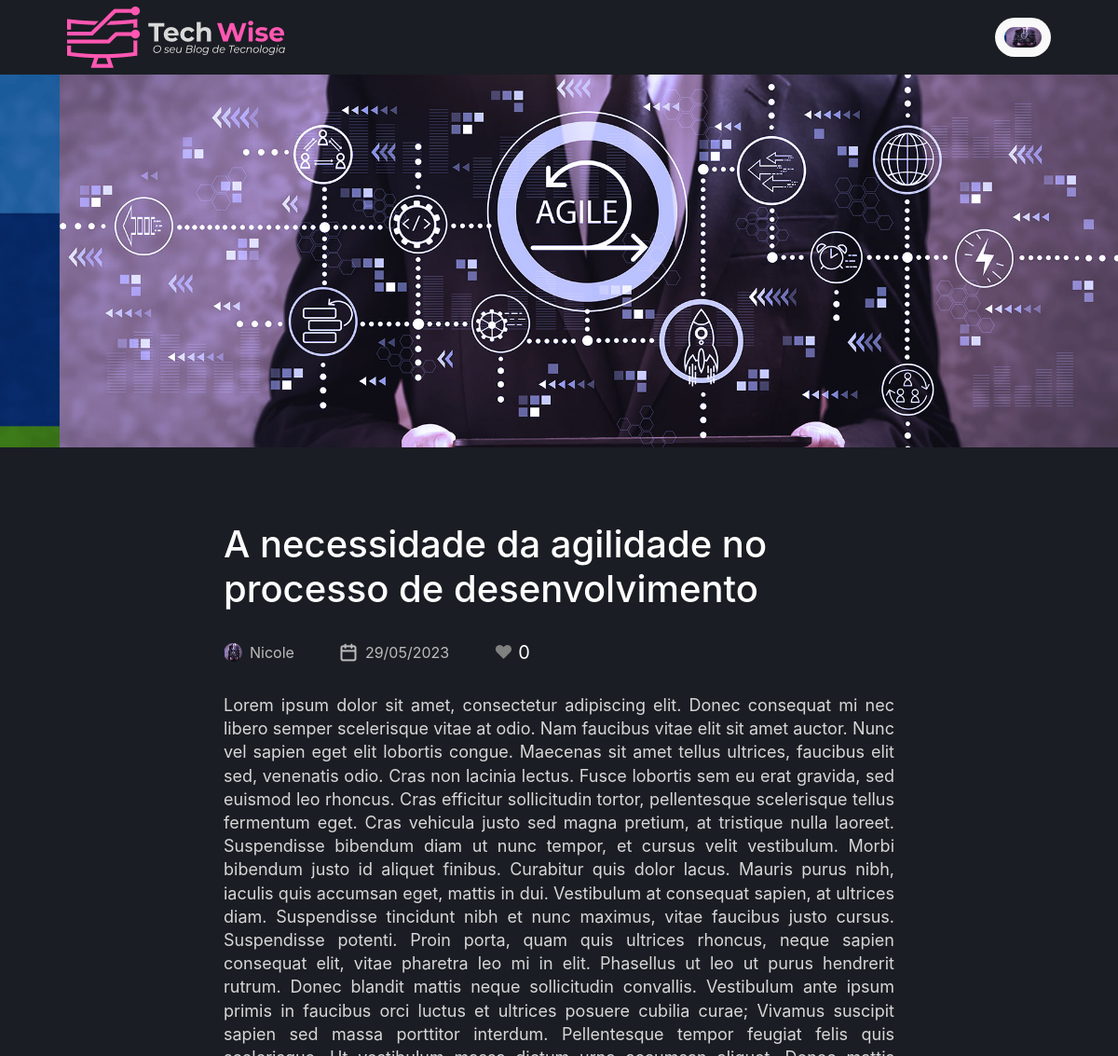
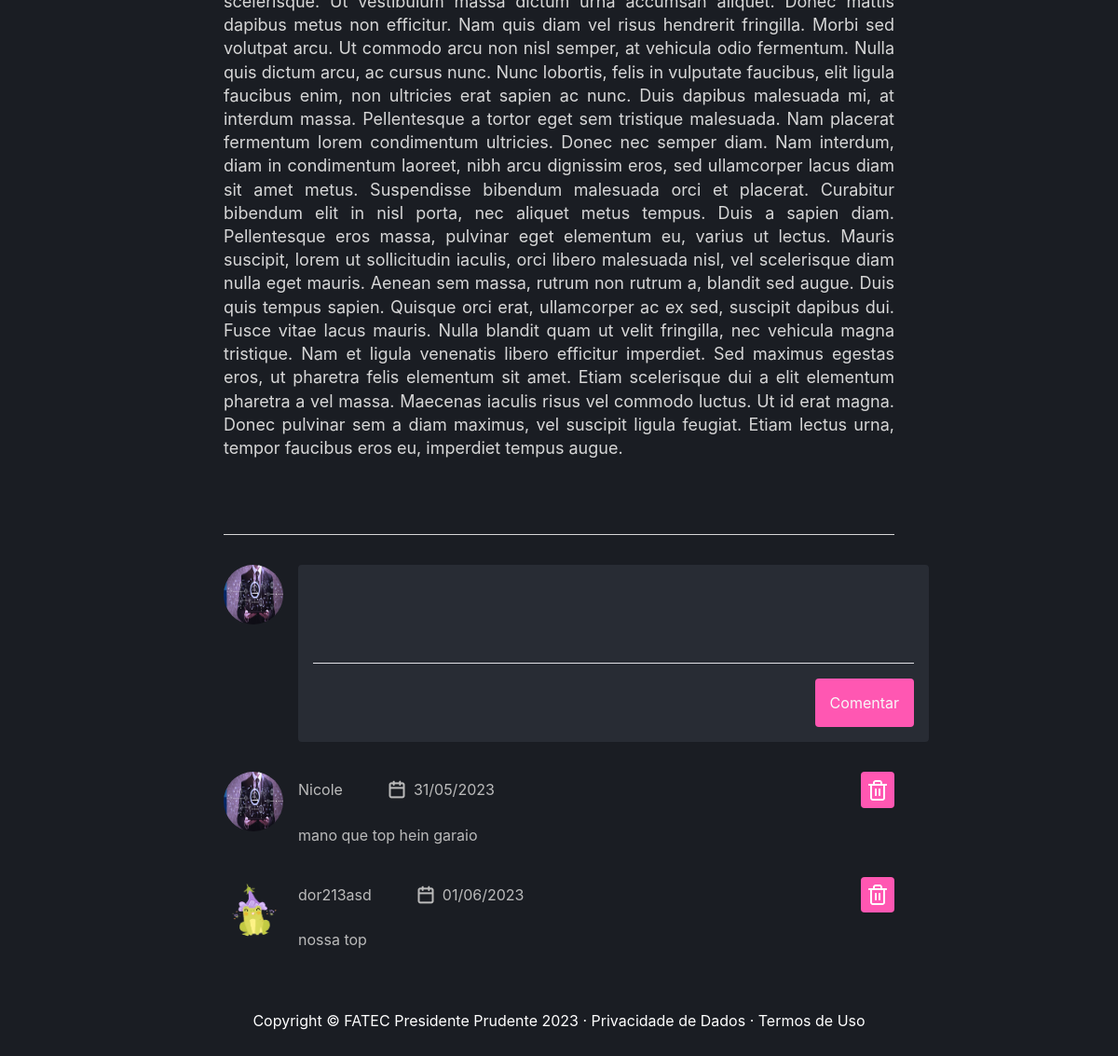
The page /article/detalhes/28 (signed in) on the database its author committed (2 pictures, top to bottom).
### tables this page shows
CREATE TABLE `user` (
  `idUser` int(11) NOT NULL,
  `name` varchar(150) NOT NULL,
  `email` varchar(200) NOT NULL,
  `password` varchar(255) NOT NULL,
  `avatar` varchar(255) DEFAULT NULL,
  `description` text DEFAULT NULL,
  `type` varchar(45) DEFAULT NULL
);

CREATE TABLE `article` (
  `idArticle` int(11) NOT NULL,
  `idUser` int(11) NOT NULL,
  `resume` varchar(250) NOT NULL,
  `text` text NOT NULL,
  `image` varchar(255) NOT NULL,
  `feedback` varchar(255) DEFAULT NULL,
  `status` varchar(255) NOT NULL,
  `idCategory` int(11) NOT NULL,
  `createdAt` date NOT NULL DEFAULT current_timestamp(),
  `title` varchar(100) NOT NULL
);

CREATE TABLE `comment` (
  `idComment` int(11) NOT NULL,
  `text` text NOT NULL,
  `User_idUser` int(11) NOT NULL,
  `Article_idArticle` int(11) NOT NULL,
  `createdAt` datetime NOT NULL DEFAULT current_timestamp()
);

### App/Controllers/ArticleController.php (called while the page is built, shortened)
<?php
class ArticleController extends Controller
{
    public function detalhes($params)
    {
        $idArticle = $params[0];
        $article = new ArticleDAO;
        self::setViewParam('article', $article->getById($idArticle));
        $comment = new CommentDAO;
        self::setViewParam('comments', $comment->getByArticleId($idArticle));
        $user = new UserDAO;
        self::setViewParam('user', $user->getById($_SESSION['idUser']));
        $this->render('/article/detalhes');
    }
}

### index.php (called while the page is built, shortened)
<?php
try {
    $app = new App();
    $app->run();
}catch (\Exception $e){
    $oError = new Erro($e);
    $oError->render();
}

### App/Models/DAO/BaseDAO.php (called while the page is built, shortened)
<?php
abstract class BaseDAO
{
    private $conexao;
    public function __construct()
    {
        $this->conexao = Conexao::getConnection();
    }
    public function select($sql)
    {
        if(!empty($sql))
        {
            return $this->conexao->query($sql);
        }
    }
}

### App/Lib/Conexao.php (called while the page is built, shortened)
<?php
class Conexao
{
    public static function getConnection() {
        $pdoConfig  = DB_DRIVER . ":". "host=" . DB_HOST . ";";
        $pdoConfig .= "dbname=".DB_NAME.";";
        try {
            if(!isset($conn)){
                $conn =  new PDO($pdoConfig, DB_USER, DB_PASSWORD);
                $conn->setAttribute(PDO::ATTR_ERRMODE, PDO::ERRMODE_EXCEPTION);
            }
            return $conn;
        } catch (PDOException $e) {
            throw new Exception("Erro de conexão com o banco de dados. ($e)",500);
        }
    }
}

### App/Models/DAO/UserDAO.php (called while the page is built, shortened)
<?php
class UserDAO extends BaseDAO
{
    public function getById(int $idUser)
    {
        $resultado = $this->select("SELECT * FROM user WHERE idUser = $idUser");
        return $resultado->fetchObject(User::class);
    }
}

### App/Models/Entidades/User.php (called while the page is built, shortened)
<?php
class User
{
    private int $idUser;
    private string $name;
    private ?string $avatar;
	public function getIdUser(): int {
		return $this->idUser;
	}
	public function setIdUser(int $idUser): self {
		$this->idUser = $idUser;
		return $this;
	}
	public function getName(): string {
		return $this->name;
	}
	public function setName(string $name): self {
		$this->name = $name;
		return $this;
	}
	public function getAvatar(): ?string {
		return $this->avatar;
	}
	public function setAvatar(string $avatar): self {
		$this->avatar = $avatar;
		return $this;
	}
}

### App/Models/Entidades/Article.php (called while the page is built, shortened)
<?php
class Article
{
    private int $idArticle;
    private User $user;
    private string $title;
    private string $text;
    private ?string $image;
    private string $createdAt;
    public function __construct()
    {
        $this->user = new User();
    }
    public function getIdArticle(): int {
        return $this->idArticle;
    }
    public function setIdArticle(int $idArticle): self {
        $this->idArticle = $idArticle;
        return $this;
    }
    public function getText(): string {
        return $this->text;
    }
    public function setText(string $text): self {
        $this->text = $text;
        return $this;
    }
    public function getImage(): string {
        return $this->image;
    }
    public function setImage(string $image): self {
        $this->image = $image;
        return $this;
    }
	public function getCreatedAt() {
		return new DateTime($this->createdAt);
	}
	public function setCreatedAt($createdAt): self {
		$this->createdAt = $createdAt;
		return $this;
	}
	public function getUser()
	{
		return $this->user;
	}
	public function getTitle(): string {
		return $this->title;
	}
	public function setTitle(string $title): self {
		$this->title = $title;
		return $this;
	}
}

### App/Models/DAO/ArticleDAO.php (called while the page is built, shortened)
<?php
class ArticleDAO extends BaseDAO
{
    public function getById($id)
    {
        $resultado = $this->select(
            "SELECT a.title, a.resume, a.text, a.image, a.status, a.createdAt, c.idCategory,
            c.name as category, u.idUser, u.name as user, u.avatar
                FROM article as a INNER JOIN user as u ON a.idUser = u.idUser
                INNER JOIN category as c ON a.idCategory = c.idCategory
                WHERE a.idArticle = $id"
        );
        $dataSetArticle = $resultado->fetch();
        if($dataSetArticle) {
            $article = new Article();
            $article->setIdArticle($id);
            $article->setTitle($dataSetArticle['title']);
            $article->setStatus($dataSetArticle['status']);
            $article->setText($dataSetArticle['text']);
            $article->setResume($dataSetArticle['resume']);
            $article->setCreatedAt($dataSetArticle['createdAt']);
            $article->getUser()->setIdUser($dataSetArticle['idUser']);
            $article->getUser()->setName($dataSetArticle['user']);
            $article->getUser()->setAvatar($dataSetArticle['avatar']);
            $article->getCategory()->setIdCategory($dataSetArticle['idCategory']);
            $article->getCategory()->setName($dataSetArticle['category']);
            $article->setImage($dataSetArticle['image']);
            return $article;
        }
        return false;
    }
}

### App/Lib/Sessao.php (called while the page is built, shortened)
<?php
class Sessao
{
    public static function retornaValorFormulario($key){
        return (isset($_SESSION['form'][$key])) ? $_SESSION['form'][$key] : "";
    }
}

### App/Models/Entidades/Comment.php (called while the page is built, shortened)
<?php
class Comment
{
    private string $text;
    private User $user;
	private string $createdAt;
	public function __construct()
    {
        $this->user = new User();
    }
	public function getText(): string {
		return $this->text;
	}
	public function setText(string $text): self {
		$this->text = $text;
		return $this;
	}
	public function getCreatedAt() {
		return new DateTime($this->createdAt);
	}
	public function setCreatedAt($createdAt): self {
		$this->createdAt = $createdAt;
		return $this;
	}
	public function getUser() {
		return $this->user;
	}
}

### App/Models/DAO/CommentDAO.php (called while the page is built, shortened)
<?php
class CommentDAO extends BaseDAO
{
    public function getByArticleId($idArticle)
    {
        $resultado = $this->select(
            "SELECT c.text, c.createdAt, u.name, u.avatar as user
            FROM comment as c
            INNER JOIN user as u ON c.User_idUser = u.idUser
            WHERE c.Article_idArticle = $idArticle"
        );
        $comments = [];
        while ($dataSetComment = $resultado->fetch()) {
            $comment = new Comment();
            $comment->setText($dataSetComment['text']);
            $comment->setCreatedAt($dataSetComment['createdAt']);
            $comment->getUser()->setName($dataSetComment['name']);
            $comment->getUser()->setAvatar($dataSetComment['user']);
            $comments[] = $comment;
        }
        return $comments;
    }
}

### App/Views/article/detalhes.php (the view, shortened to what this page needs)
<body>
  <img src="http://<?= APP_HOST ?>/public/images/articles/<?= $viewVar['article']->getImage() ?>" alt="Banner" class="banner" />
  <main class="container">
    <div class="posts">
      <div class="postsTop">
        <h1><?= $viewVar['article']->getTitle(); ?></h1>
        <ul>
          <li>
            <a class="custom" href="http://<?php echo APP_HOST; ?>/user/author/<?= $viewVar['article']->getUser()->getIdUser(); ?>">
              <img src="http://<?php echo APP_HOST; ?>/public/images/users/<?= $viewVar['article']->getUser()->getAvatar(); ?>" class="d-flex align-items-center justify-content-center" style="width: 20px; height: 20px; border-radius: 9999px;" alt="user" />
              <?= $viewVar['article']->getUser()->getName(); ?>
            </a>
          </li>
          <li>
            <img src="http://<?php echo APP_HOST; ?>/public/icons/calendar.png" alt="calendario" />
            <?= $viewVar['article']->getCreatedAt()->format('d/m/Y') ?>
          </li>
          <li>
            <button class="like-button" onclick="likeButtonClick()">
              <span class="heart">&#10084;</span>
              <span class="like-count">0</span>
            </button>
          </li>
        </ul>
      </div>
      <article>
        <div class="postContent">
          <?= $viewVar['article']->getText(); ?>
      </article>
      <footer>
        <div class="footerCointainer">
          <div class="newCommentsContainer">
            <div class="avatar">
          <img src="http://<?php echo APP_HOST; ?>/public/images/users/<?= $viewVar['user']->getAvatar(); ?>" alt="user" />
            </div>
            <form class="newCommentsForm" action="http://<?php echo APP_HOST; ?>/article/comment/<?= $viewVar['article']->getIdArticle(); ?>" method="post" id="form_cadastro" >
              <textarea cols="70" rows="5" name="text" id="text" value="<?php echo $Sessao::retornaValorFormulario('text'); ?>" required></textarea>
              <div class="newCommentsFormFooter">
                <button type="submit" class="buttonSubmit">Comentar </button>
              </div>
            </form>
          </div>
        </div>
        <?php foreach ($viewVar['comments'] as $comment) { ?>
        <div class="CommentsContainer">
        <div class="avatar">
                <img src="http://<?php echo APP_HOST; ?>/public/images/users/<?= $comment->getUser()->getAvatar() ?>" alt="user" />
                </div>
          <div class="Comments">
            <div class="postsTop">
              <ul>
                <li>
                <?= $comment->getUser()->getName() ?>
                </li>
                <li>
                  <img src="http://<?php echo APP_HOST; ?>/public/icons/calendar.png" alt="calendario" />
                  <?= $comment->getCreatedAt()->format('d/m/Y') ?>
                </li>
                <div class="actions">
                  <button class="negado" style="background-color: #FF57B2;"><img src="http://<?php echo APP_HOST; ?>/public/icons/trash.png" alt="apagar comentario" /></button>
                </div>
              </ul>
            </div>
            <p><?= $comment->getText() ?>
            </p>
          </div>
        </div>
        <?php }?>
      </footer>
    </div>
  </main>
</body>

### App/Views/layouts/menu.php (shortened to what this page needs)
<?php if(!isset($_SESSION["loggedin"]) || !$_SESSION["loggedin"]){ ?>
                    <li <?php if($viewVar['nameController'] == "UserController") { ?> class="active" <?php } ?>>
                        <a class="nav-link" href="http://<?= APP_HOST.'/' ?>">
                    </li>
                <?php } else { ?>
<header class="headerContainer">
  <div class="headerContent">
    <a href="http://<?php echo APP_HOST; ?>/home">
      <img src=" http://<?php echo APP_HOST; ?>/public/icons/logo.png" alt="Logo" />
    </a>
    <div class="container-popover">
      <div class="popover-trigger">
        <button class="popover-btn">
          <img src="http://<?php echo APP_HOST; ?>/public/images/users/<?= $viewVar['user']->getAvatar(); ?>" style="width: 40px; border-radius:100px;" alt="user" />
        </button>
      </div>
      <?php
}
?>
    </div>
  </div>
</header>

### public/css/style.css (style rules this page uses)
html { position: relative; min-height: 100%; overflow-x: hidden; }
* { box-sizing: border-box; margin: 0; padding: 0; }
.headerContainer { height: 5rem; }
.headerContent { max-width: 1120px; height: 5rem; margin: 0 auto; padding: 0 2rem; display: flex; justify-content: space-between; align-items: center; }
.container-popover { position: relative; }
.popover-trigger { position: relative; display: inline-block; }
.popover-btn { background-color: #f9f9f9; border: none; padding: 10px; border-radius: 99999px; }
.container { max-width: 1120px; margin: 0 auto; padding: 0 2rem; }
body { background: #1a1d23 !important; color: #fff; }
body, input, textarea, select, button { font: 400 1rem "Inter", sans-serif; }
button { cursor: pointer; }
a { color: inherit; text-decoration: none; }
.posts { max-width: 720px; margin: 5rem auto 0; }
.posts a { display: block; padding-bottom: 2rem; border-bottom: 1px solid #bbbbbb; }
.posts a.custom { padding-bottom: 0rem; border: none; display: flex; align-items: flex-end; gap: 0.5rem; }
.posts p { color: #bbbbbb; margin-top: 0.5rem; line-height: 1.625rem; }
.posts ul { display: flex; align-items: center; margin-top: 2rem; list-style: none; padding: 0; }
.posts ul li { margin-right: 3rem; color: #bbbbbb; display: flex; align-items: center; gap: 0.5rem; }
.banner { display: block; width: 100%; height: 25rem; object-fit: cover; }
.postContent { margin-top: 2rem; text-align: justify; color: #D7D7D7; font-size: 18px; font-weight: 400; line-height: 25.2px; }
.footerCointainer { border-top: 1px solid #D7D7D7; margin-top: 5rem; margin-bottom: 2rem; display: flex; padding-top: 2rem 0px; }
.newCommentsContainer { display: flex; justify-content: space-between; gap: 1rem; flex: 1; padding-top: 2rem; }
.avatar { height: 64px; width: 64px; border-radius: 999px; }
.avatar img { width: 100%; height: 100%; border-radius: 999px; }
.newCommentsForm { flex: 1; background: #282C34; padding: 1rem; border-radius: 4px; }
.newCommentsForm textarea { background: #282C34; border: 0; resize: none; outline: none; color: #E1E1E6; font-size: 14px; }
.newCommentsFormFooter { border-top: 1px solid #E1E1E6; padding-top: 1rem; display: flex; align-items: center; justify-content: flex-end; }
.newCommentsFormFooter button { margin-bottom: 0px; }
.CommentsContainer { display: flex; gap: 1rem; margin-bottom: 1rem; }
.Comments { flex: 1; }
.Comments p { text-align: justify; }
.Comments .postsTop ul { margin-top: 0px; }
.buttonSubmit { color: #F8F8F8; padding: 1rem; border-radius: 4px; display: flex; align-items: center; justify-content: center; background: #FF57B2; outline: 0; border: 0; margin-bottom: 1rem; }
.actions { display: flex; margin-left: auto; gap: 1rem; }
.actions button { padding: 8px; border: 0; outline: none; border-radius: 4px; background-color: transparent; color: #F8F8F8; }
.actions button.negado { background: #F8F8F8; }

### public/css/like.css (style rules this page uses)
.like-button { display: inline-block; background-color: transparent; border: none; cursor: pointer; font-size: 20px; color: #fff; }
.like-button .heart { color: gray; }

### rows shown on the page
user: avatar (picture)
article: image (picture), title "A necessidade da agilidade no processo de desenvolvimento", idUser.avatar (picture), idUser.name "Nicole", createdAt "29/05/2023", text "Lorem ipsum dolor sit amet, consectetur adipiscing elit. Donec consequat mi nec libero semper scelerisque vitae at odio. Nam faucibus vitae elit sit amet auctor. Nunc vel sapien eget elit lobortis congue. Maecenas sit amet tellus ultrices, faucibus elit sed, venenatis odio. Cras non lacinia lectus. Fusce lobortis sem eu erat gravida, sed euismod leo rhoncus. Cras efficitur sollicitudin tortor, pellentesque scelerisque tellus fermentum eget. Cras vehicula justo sed magna pretium, at tristique nulla laoreet. Suspendisse bibendum diam ut nunc tempor, et cursus velit vestibulum. Morbi bibendum justo id aliquet finibus. Curabitur quis dolor lacus. Mauris purus nibh, iaculis quis accumsan eget,…"
comment: User_idUser.avatar (picture), User_idUser.name "Nicole", createdAt "31/05/2023", text "mano que top hein garaio"
comment: User_idUser.avatar (picture), User_idUser.name "dor213asd", createdAt "01/06/2023", text "nossa top"
